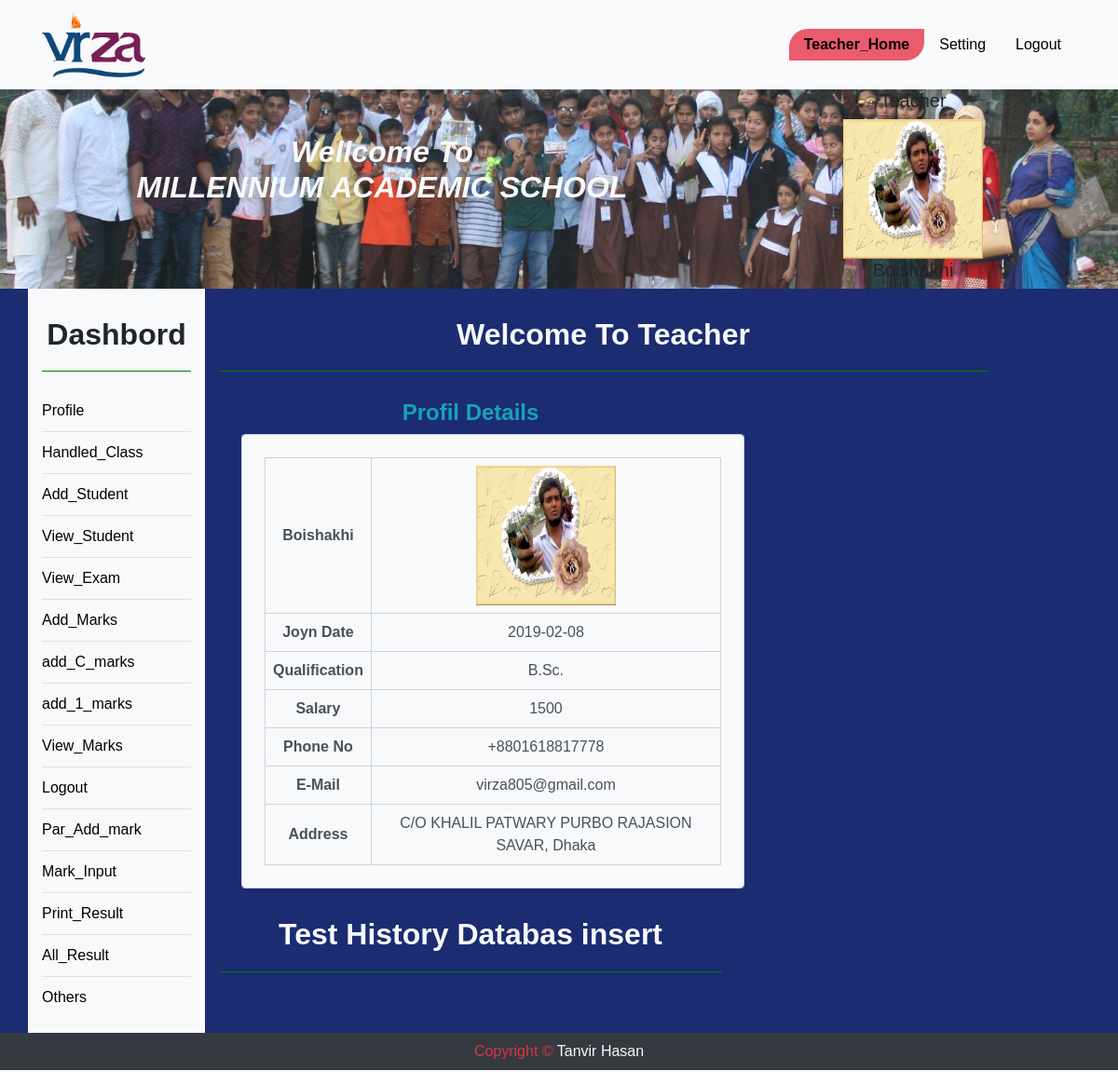
The app's page /teacher_home.php (signed in) with its own data.
### tables this page shows
CREATE TABLE `staff` (
  `TID` int(11) NOT NULL,
  `TNAME` varchar(150) NOT NULL,
  `TCLASS` varchar(100) NOT NULL,
  `TSEC` varchar(100) NOT NULL,
  `DGN` varchar(100) NOT NULL,
  `TPASS` varchar(150) NOT NULL,
  `QUAL` varchar(500) NOT NULL,
  `SAL` varchar(13) NOT NULL,
  `DATE` varchar(13) NOT NULL,
  `PNO` varchar(150) NOT NULL,
  `MAIL` varchar(150) NOT NULL,
  `PADDR` text NOT NULL,
  `IMG` varchar(150) NOT NULL
);

### teacher_home.php (the view, shortened to what this page needs)
<?php
	include "database.php";
	$sql="SELECT * FROM staff WHERE TID={$_SESSION["TID"]}";
	$res=$db->query($sql);
	if($res->num_rows>0){
		$row=$res->fetch_assoc();
	}
 ?>
<?php include "teacher_header.php"; ?>
<div class="container_full bg-light slid_img">
	<div class="container text-center">
		<div class="row">
			<div class="col-md-8">
			<h2 class="mt-5 text-light" ><i><b>Wellcome To<br>
				MILLENNIUM ACADEMIC SCHOOL</b></i></h2>
			</div>
			<div class="col-md-4">
			<?php
			$sql="SELECT * FROM staff WHERE TID={$_SESSION["TID"]}";
			$res=$db->query($sql);
			if($res->num_rows>0){
				$row=$res->fetch_assoc();
			?>
			<h5><?php echo $row['DGN'] ?></h5>
				<img colspan="2" src="<?php echo $row['IMG'] ?>" height="150" width="150" alt="Upload Pending">
			<h5><?php echo $row['TNAME'] ?></h5>
			<?php }?>
			</div>
		</div>
	</div>
</div>
<div class="container_full loge_bk " style ='margin-top: 0px;'>
	<div class="container text-center">
		<div class="row" id="vir">
	<?php include "tsidebar.php"; ?>
			<div class="col-md-9">
				<h2 class="text-light">Welcome To Teacher</h2>
				<div class="row">
					<div class="col-8 text-center rboxl">
						<h4><b class="text-info text-center border-b ">Profil Details</b></h4>
						<table border="1px" class="bg-light ml-4 m-2 p-4 form-control ">
							<tr>
								<th class="p-2"><b><?php echo $row["TNAME"] ?></b></th>
								<td class="p-2"><img colspan="2" src="<?php echo $row['IMG'] ?>" height="150" width="150" alt="Upload Pending"></td>
							</tr>
							<tr >
								<th class="p-2">Joyn Date</th>
								<td class="p-2"><?php echo $row["DATE"] ?></td>
							</tr>
							<tr>
								<th class="p-2">Qualification</th>
								<td class="p-2"><?php echo $row["QUAL"] ?></td>
							</tr>
							<tr>
								<th class="p-2">Salary</th>
								<td class="p-2"><?php echo $row["SAL"] ?></td>
							</tr>
							<tr>
								<th class="p-2">Phone No</th>
								<td class="p-2"><?php echo $row["PNO"] ?></td>
							</tr>
							<tr>
								<th class="p-2">E-Mail</th>
								<td class="p-2"><?php echo $row["MAIL"] ?></td>
							</tr>
							<tr>
								<th class="p-2">Address</th>
								<td class="p-2"><?php echo $row["PADDR"] ?></td>
							</tr>
						</table>
						<h2><a  class=" text-light " href="save_history_add_stud.php">Test History Databas insert</a></h2>
					</div>
				</div>
			</div>
		</div>
	</div>
</div>
<?php include "footer.php"; ?>

### style.css (style rules this page uses)
* { margin:0;padding:0; }
body { font-family: 'Source Sans Pro', sans-serif; -webkit-transition: all 0.5s ease; transition: all 0.5s ease; font-family:sans-serif; text-align: center; position: relative; }
a { text-decoration:none; }
.container_full { width:100%; }
.container { display:block; }
.slid_img { background-image: url(img/1.jpg); background-position: center; background-size: cover; }
.loge_bk { background:#1b2c71; }
#vir h2 { font-weight: bold; padding-bottom:20px; margin:30px auto; border-bottom: 1px solid green; }

### records on screen
staff: DGN "Teacher", IMG (picture), TNAME "Boishakhi", DATE "2019-02-08", QUAL "B.Sc.", SAL "1500", PNO "+8801618817778", MAIL "virza805@gmail.com", PADDR "C/O KHALIL PATWARY PURBO RAJASION SAVAR, Dhaka"
